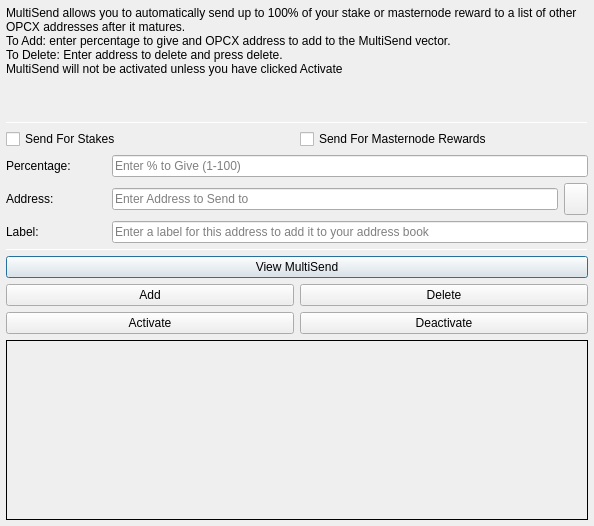
<?xml version="1.0" encoding="UTF-8"?>
<ui version="4.0">
 <class>MultiSendDialog</class>
 <widget class="QDialog" name="MultiSendDialog">
  <property name="windowModality">
   <enum>Qt::NonModal</enum>
  </property>
  <property name="geometry">
   <rect>
    <x>0</x>
    <y>0</y>
    <width>594</width>
    <height>526</height>
   </rect>
  </property>
  <property name="windowTitle">
   <string>MultiSend</string>
  </property>
  <layout class="QVBoxLayout" name="verticalLayout" stretch="0">
   <property name="margin">
    <number>6</number>
   </property>
   <item>
    <layout class="QVBoxLayout" name="verticalLayout_Main" stretch="1,1,1,0,1,1,1">
     <item>
      <widget class="QLabel" name="label_2">
       <property name="lineWidth">
        <number>1</number>
       </property>
       <property name="text">
        <string>MultiSend allows you to automatically send up to 100% of your stake or masternode reward to a list of other OPCX addresses after it matures.
To Add: enter percentage to give and OPCX address to add to the MultiSend vector.
To Delete: Enter address to delete and press delete.
MultiSend will not be activated unless you have clicked Activate</string>
       </property>
       <property name="alignment">
        <set>Qt::AlignLeading|Qt::AlignLeft|Qt::AlignTop</set>
       </property>
       <property name="wordWrap">
        <bool>true</bool>
       </property>
      </widget>
     </item>
     <item>
      <widget class="Line" name="line">
       <property name="minimumSize">
        <size>
         <width>0</width>
         <height>1</height>
        </size>
       </property>
       <property name="maximumSize">
        <size>
         <width>16777215</width>
         <height>1</height>
        </size>
       </property>
       <property name="orientation">
        <enum>Qt::Horizontal</enum>
       </property>
      </widget>
     </item>
     <item>
      <layout class="QVBoxLayout" name="verticalLayout_Settings">
       <item>
        <layout class="QHBoxLayout" name="horizontalLayout">
         <item>
          <widget class="QCheckBox" name="multiSendStakeCheckBox">
           <property name="text">
            <string>Send For Stakes</string>
           </property>
          </widget>
         </item>
         <item>
          <widget class="QCheckBox" name="multiSendMasternodeCheckBox">
           <property name="text">
            <string>Send For Masternode Rewards</string>
           </property>
          </widget>
         </item>
        </layout>
       </item>
       <item>
        <layout class="QHBoxLayout" name="horizontalLayout_6">
         <item>
          <widget class="QLabel" name="label">
           <property name="minimumSize">
            <size>
             <width>100</width>
             <height>0</height>
            </size>
           </property>
           <property name="toolTip">
            <string>Percentage of stake to send</string>
           </property>
           <property name="text">
            <string>Percentage:</string>
           </property>
          </widget>
         </item>
         <item>
          <widget class="QLineEdit" name="multiSendPercentEdit">
           <property name="toolTip">
            <string>Enter whole numbers 1 - 100</string>
           </property>
           <property name="placeholderText">
            <string>Enter % to Give (1-100)</string>
           </property>
          </widget>
         </item>
        </layout>
       </item>
       <item>
        <layout class="QHBoxLayout" name="horizontalLayout_7">
         <item>
          <widget class="QLabel" name="label_5">
           <property name="minimumSize">
            <size>
             <width>100</width>
             <height>0</height>
            </size>
           </property>
           <property name="toolTip">
            <string>Address to send portion of stake to</string>
           </property>
           <property name="text">
            <string>Address:</string>
           </property>
          </widget>
         </item>
         <item>
          <widget class="QLineEdit" name="multiSendAddressEdit">
           <property name="toolTip">
            <string/>
           </property>
           <property name="placeholderText">
            <string>Enter Address to Send to</string>
           </property>
          </widget>
         </item>
         <item>
          <widget class="QToolButton" name="addressBookButton">
           <property name="maximumSize">
            <size>
             <width>16777215</width>
             <height>32</height>
            </size>
           </property>
           <property name="toolTip">
            <string>Choose an address from the address book</string>
           </property>
           <property name="text">
            <string/>
           </property>
           <property name="icon">
            <iconset resource="../opcx.qrc">
             <normaloff>:/icons/address-book</normaloff>:/icons/address-book</iconset>
           </property>
           <property name="shortcut">
            <string>Alt+A</string>
           </property>
          </widget>
         </item>
        </layout>
       </item>
      </layout>
     </item>
     <item>
      <layout class="QHBoxLayout" name="horizontalLayout_3">
       <item>
        <widget class="QLabel" name="label_3">
         <property name="minimumSize">
          <size>
           <width>100</width>
           <height>0</height>
          </size>
         </property>
         <property name="text">
          <string>Label:</string>
         </property>
        </widget>
       </item>
       <item>
        <widget class="QLineEdit" name="labelAddressLabelEdit">
         <property name="placeholderText">
          <string>Enter a label for this address to add it to your address book</string>
         </property>
        </widget>
       </item>
      </layout>
     </item>
     <item>
      <widget class="Line" name="line_2">
       <property name="minimumSize">
        <size>
         <width>0</width>
         <height>1</height>
        </size>
       </property>
       <property name="maximumSize">
        <size>
         <width>16777215</width>
         <height>1</height>
        </size>
       </property>
       <property name="orientation">
        <enum>Qt::Horizontal</enum>
       </property>
      </widget>
     </item>
     <item>
      <layout class="QVBoxLayout" name="verticalLayout_Buttons">
       <item>
        <layout class="QHBoxLayout" name="horizontalLayout_4">
         <item>
          <widget class="QPushButton" name="viewButton">
           <property name="toolTip">
            <string/>
           </property>
           <property name="statusTip">
            <string>View MultiSend Vector</string>
           </property>
           <property name="text">
            <string>View MultiSend</string>
           </property>
          </widget>
         </item>
        </layout>
       </item>
       <item>
        <layout class="QHBoxLayout" name="horizontalLayout_2">
         <item>
          <widget class="QPushButton" name="addButton">
           <property name="toolTip">
            <string/>
           </property>
           <property name="statusTip">
            <string>Add to MultiSend Vector</string>
           </property>
           <property name="text">
            <string>Add</string>
           </property>
          </widget>
         </item>
         <item>
          <widget class="QPushButton" name="deleteButton">
           <property name="toolTip">
            <string/>
           </property>
           <property name="statusTip">
            <string>Delete Address From MultiSend Vector</string>
           </property>
           <property name="text">
            <string>Delete</string>
           </property>
          </widget>
         </item>
        </layout>
       </item>
       <item>
        <layout class="QHBoxLayout" name="horizontalLayout_5">
         <item>
          <widget class="QPushButton" name="activateButton">
           <property name="statusTip">
            <string>Activate MultiSend</string>
           </property>
           <property name="text">
            <string>Activate</string>
           </property>
          </widget>
         </item>
         <item>
          <widget class="QPushButton" name="disableButton">
           <property name="statusTip">
            <string>Deactivate MultiSend</string>
           </property>
           <property name="text">
            <string>Deactivate</string>
           </property>
          </widget>
         </item>
        </layout>
       </item>
      </layout>
     </item>
     <item>
      <widget class="QLabel" name="message">
       <property name="minimumSize">
        <size>
         <width>0</width>
         <height>180</height>
        </size>
       </property>
       <property name="frameShape">
        <enum>QFrame::Panel</enum>
       </property>
       <property name="frameShadow">
        <enum>QFrame::Plain</enum>
       </property>
       <property name="lineWidth">
        <number>1</number>
       </property>
       <property name="midLineWidth">
        <number>1</number>
       </property>
       <property name="text">
        <string/>
       </property>
       <property name="alignment">
        <set>Qt::AlignLeading|Qt::AlignLeft|Qt::AlignTop</set>
       </property>
       <property name="wordWrap">
        <bool>true</bool>
       </property>
      </widget>
     </item>
    </layout>
   </item>
  </layout>
 </widget>
 <resources>
  <include location="../opcx.qrc"/>
 </resources>
 <connections/>
</ui>
